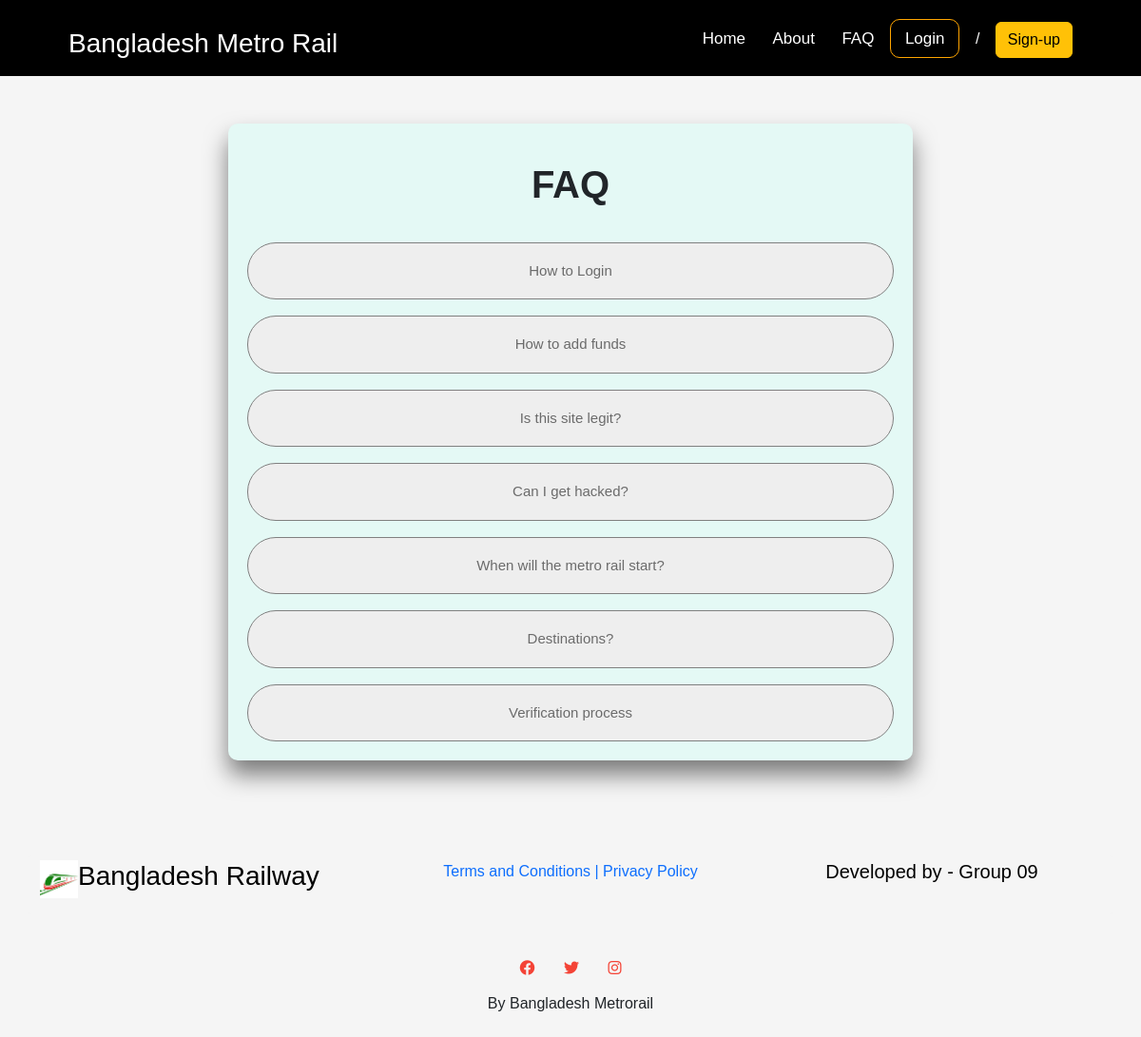
/FAQ, run on the app's committed database.
### tables this page shows
CREATE TABLE faqList (
    faqID INTEGER PRIMARY KEY AUTOINCREMENT,
    faqSub  TEXT,
    faqText TEXT
);

### app.py (the view)
@app.route("/FAQ")
def FAQ():
    faqList = db.execute("SELECT * FROM faqList")
    return render_template("FAQ.html", faqList=faqList)

### templates/FAQ.html (shortened to what this page needs)
{% extends "layout.html" %}
{% block body %}
<section class="FAQ-Container" >
<h1  class="title">FAQ</h1>
{% for faq in faqList %}
    <button class="accordion">{{ faq["faqSub"] }}</button>
{% endfor %}
</section>
{% endblock %}

### static/style.css (style rules this page uses)
* { margin:0; padding:0; font-family: 'Poppins', sans-serif; }
.title { font-weight: bolder; text-align: center; }
.FAQ-Container { max-width: 60%; background-color: #e4f9f5; margin: 50px auto; padding:20px; border-radius: 10px; box-shadow: 0 15px 25px rgba(0, 0, 0, 0.5); }
.FAQ-Container h1 { margin: 20px; text-align: center; }
.accordion { background-color: #eee; color: rgb(107, 107, 107); border-radius: 30px 30px 30px 30px; margin-top: 17px; cursor: pointer; padding: 18px ; width: 100%; border: 1px solid gray; text-align: center; outline: none; font-size: 15px; transition: 0.4s; }
.body { background-color: whitesmoke; }

### data on the page
faqList: faqSub "How to Login"
faqList: faqSub "How to add funds"
faqList: faqSub "Is this site legit?"
faqList: faqSub "Can I get hacked?"
faqList: faqSub "When will the metro rail start?"
faqList: faqSub "Destinations?"
faqList: faqSub "Verification process"
